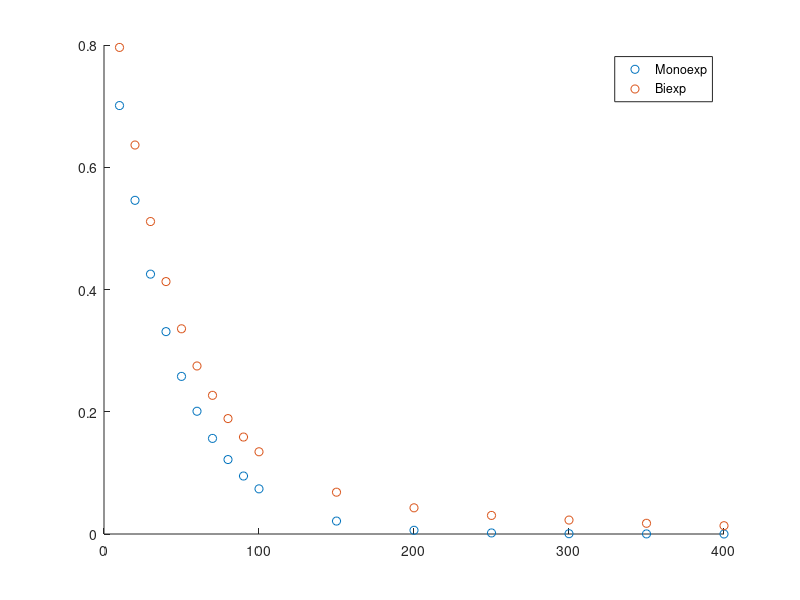
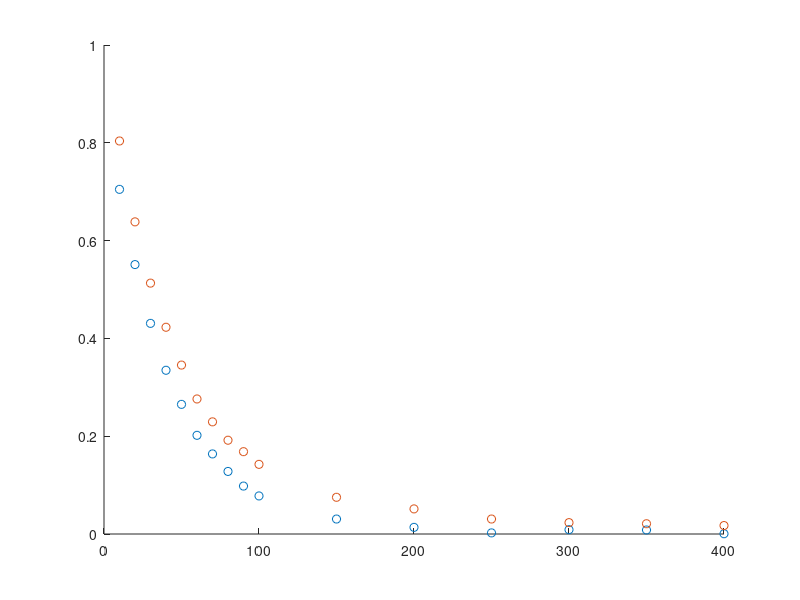

Write the MATLAB code that produced these figures, in order. (Note: this script raises an error after producing the figures.)
% simulate a curve


t = [10 20 30 40 50 60 70 80 90 100 150 200 250 300 350 400];


T2short = 40;
T2long = 200;

simk = 0.9;
simk2 = 1-simk;

ymono = simk.*exp(-t/T2short); % monoexp curve
ybi = simk.*exp(-t/T2short) + simk2.*exp(-t/T2long); %biexp curve

% add noise snr 50:1 or 20:1
hmnoise = 1./100;

outmono = ymono + hmnoise*rand(size(t));
outbi = ybi + hmnoise*rand(size(t));
    % 
figure
scatter(t,ymono,'ko')
hold on
scatter(t,ybi,'ro')
legend([{'Monoexp'},{'Biexp'}])
% ylim([0 20000])
figure
scatter(t,outmono,'ko')
hold on
scatter(t,outbi,'ro')

%%

% 1000 times fits / loop / mean of the fits + variance
% grab mean of variance of x1 and x2
% effect of sampling times on accuracy of fits.
% figure out ideal number of time points


opts = optimoptions('lsqcurvefit','Algorithm','levenberg-marquardt','Display','off');

% bootstrap this x1000
myboot = 1000;

F = @(x,xdata) x(1)*exp(-xdata/x(2)) + x(3); % MONOEXP
F2 = @(x,xdata) x(1).*exp(-xdata/x(2))+(1-x(1)).*exp(-xdata/x(3)) +x(4); % BIEXP
x0 = [0.8 45 0.05];
x02 = [0.8 45 190 0.05 ];

x1 = zeros(1000,3);
x2 = zeros(1000,4);

outmono = zeros(1000,length(t));
outbi = zeros(1000,length(t));

lb = [0 0 0 0];
ub = [2 100 300 2];

rng(42)

% 6 seconds
tic
for ii = 1:myboot
    
    outmono(ii,:,:) = ymono + hmnoise*rand(size(t));
    outbi(ii,:,:) = ybi + hmnoise*rand(size(t));
    
    [x1(ii,:,:),resnorm,~,exitflag,output] = lsqcurvefit(F,x0,t,outmono(ii,:,:),[],[],opts);
    [x2(ii,:,:),resnorm2,~,exitflag2,output2] = lsqcurvefit(F2,x02,t,outbi(ii,:,:),lb,ub,opts);
    
    
end
toc

%


mymeansmo = mean(x1)
mymeansbi = mean(x2)
myvarmo = var(x1)
myvarbi = var(x2)

%%
randplot = 900;
figure
%for ii = 1:1000
scatter(t,outmono(randplot,:,:),'ko')
%xticks(t)
hold on
scatter(t,outbi(randplot,:,:),'ro')
%end

%
plot(t,F(x1(randplot,:,:),t),'-k','Linewidth',2)
plot(t,F2(x2(randplot,:,:),t),'-r','Linewidth',2)

xlabel('TE (ms)')
ylabel('M')
legend([{'Mono Data'},{'Bi Data'},{'Mono Fit'},{'Bi Fit'}])

%ylim([0 20000])


%%
% Try simulating mono and bi, and try fitting to each in turn
% biexp should go to 0 if it's a mono curve














